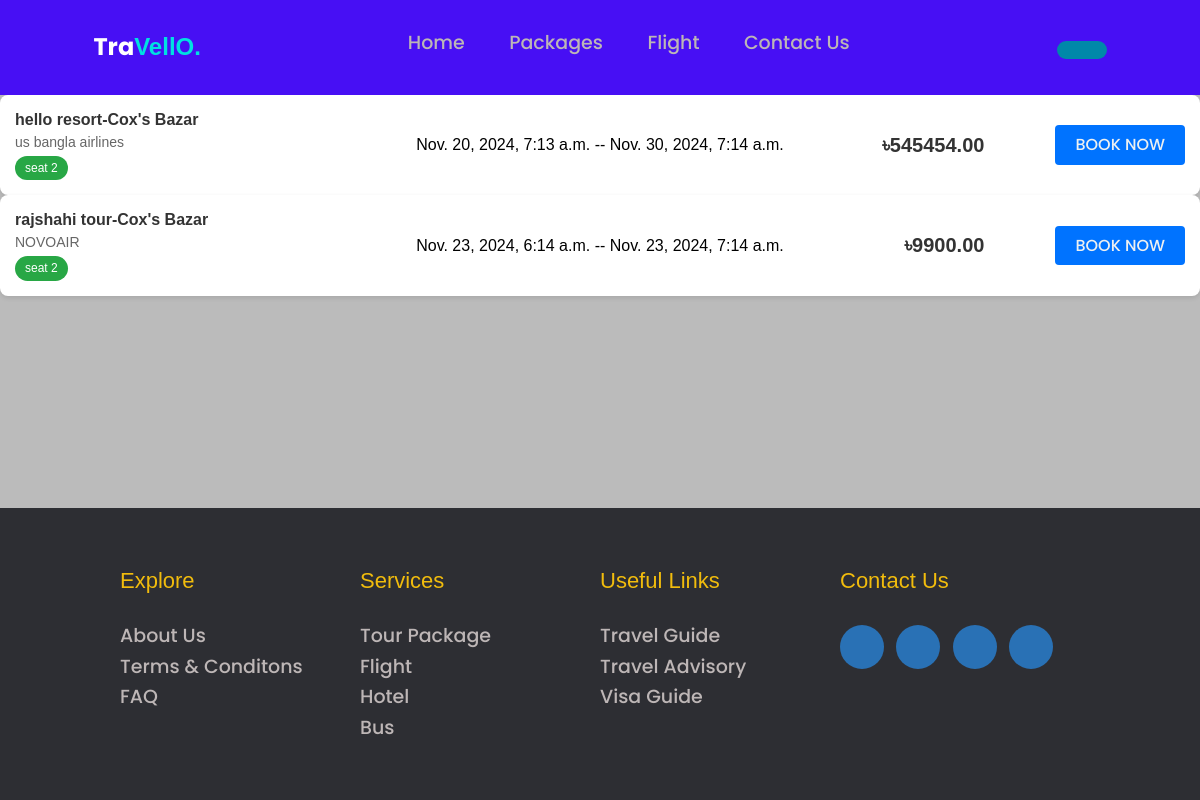
/flights/, run on an earlier commit of the app's database.
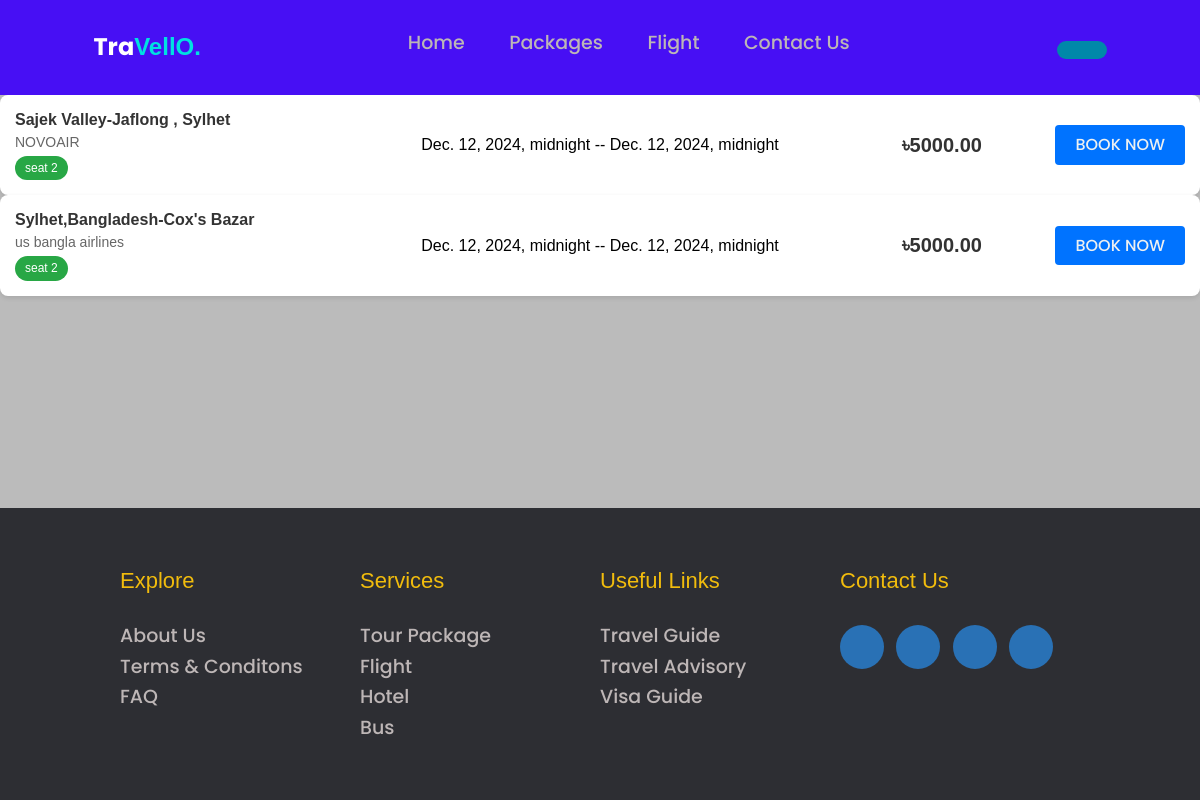
And on a later commit of the database.
### Tour/models.py (models this page shows, shortened)
class Flight(models.Model):
    customer = models.ForeignKey(User , on_delete=models.CASCADE)
    provider_name = models.CharField(max_length=100)
    departure_time = models.DateTimeField()
    arrival_time = models.DateTimeField()
    price = models.DecimalField(max_digits=10,decimal_places=2)
    flight_number = models.CharField(max_length=20,unique=True)
    departure_airport = models.ForeignKey(Destination, on_delete=models.CASCADE,related_name='departure_flight_set')
    arrival_airport = models.ForeignKey(Destination, on_delete=models.CASCADE,related_name='arrival_flight_set')
    seat_capacity = models.PositiveIntegerField()

class Destination(models.Model):
    name = models.CharField(max_length=100)
    def __str__(self):
        return self.name

### Tour/views.py (the view)
# urls.py: path('flights/',t_views.flights, name = "flights"),
def flights(request):
    flight= Flight.objects.all()
    context = {
        'flight': flight,
    }
    return render (request,template_name='tour/flights.html',context = context)

### template/tour/flights.html (shortened to what this page needs)
<!DOCTYPE html>
<html lang="en">
<head>
    {% load static %}
</head>
<body>
    <header>
        <a href="#" class="logo">Tra<span>VellO.</span></a>
        <nav>
            <ul class="nav__links">
                <li><a href="{% url 'home' %}">Home</a></li>
                <li><a href="{% url 'packages' %}">Packages</a></li>
                <li><a href="{% url 'flights' %}">Flight</a></li>
                <li><a href="#">Contact Us</a></li>
            </ul>
        </nav>
        <a href="{% url 'profile'%}" class="cta"><button>{{user.username}}</button></a>
    </header>
    {% for i in flight %}
    <div class="container flight-cards">
        <div class="flight-card">
            <div class="details">
                <div class="route">{{i.departure_airport}}-{{i.arrival_airport}}</div>
                <div class="timing">{{i.provider_name}}</div>
                <div><span class="badge">seat {{i.seat_capacity}}</span></div>
            </div>
            <div><span>{{i.departure_time}} -- {{i.arrival_time}}</span></div>
            <div class="price">
                <span>৳{{i.price}}</span>
            </div>
            <div class="action">
                <button><a href="{% url 'flight_details' i.id %}">BOOK NOW</a></button>
            </div>
        </div>
    </div>
    {% endfor %}
    <footer>
        <div class="footer-col">
            <h4>Explore</h4>
            <ul>
                <li><a href="#">About Us</a></li>
                <li><a href="#">Terms & Conditons</a></li>
                <li><a href="#">FAQ</a></li>
            </ul>
        </div>
        <div class="footer-col">
            <h4>Services</h4>
            <ul>
                <li><a href="#"> Tour Package</a></li>
                <li><a href="#">Flight</a></li>
                <li><a href="#">Hotel</a></li>
                <li><a href="#">Bus</a></li>
            </ul>
        </div>
        <div class="footer-col">
            <h4>Useful Links</h4>
            <ul>
                <li><a href="#">Travel Guide</a></li>
                <li><a href="#">Travel Advisory</a></li>
                <li><a href="#">Visa Guide</a></li>
            </ul>
        </div>
        <div class="footer-col">
            <h4>Contact Us</h4>
            <div class="links">
                <a href="#"></a>
                <a href="#"></a>
                <a href="#"></a>
                <a href="#"></a>
            </div>
        </div>
    </footer>
</body>
</html>

### template/tour/flights.html (style rules this page uses)
body { background: #e0e5ec; min-height: 100vh; }
.logo { font-size: 24px; font-weight: bold; color: white; }
.logo span { color: rgb(0, 225, 225); }
li, a, button { font-family: "Poppins", serif; font-weight: 500; font-size: 16px; color: #edf0f1; text-decoration: none; }
header { display: flex; position: relative; top: 0; width: 100%; justify-content: space-around; align-items: center; padding: 2em 0 2em 0; min-height: 0vh; background: #470FF4; }
.nav__links { list-style: none; }
.nav__links li { display: inline-block; padding: 0px 20px; }
.nav__links li a { transition: all 0.3s ease 0s; }
button { padding: 9px 25px; background-color: rgba(0, 136, 169, 1); border: none; border-radius: 50px; cursor: pointer; transition: all 0.3s ease 0s; }
.flight-card { display: flex; justify-content: space-between; align-items: center; background-color: #fff; padding: 15px; border-radius: 8px; box-shadow: 0 2px 5px rgba(0, 0, 0, 0.1); }
.flight-card .details { flex: 2; display: flex; flex-direction: column; gap: 5px; }
.flight-card .details .route { font-size: 16px; font-weight: 600; color: #333; }
.flight-card .details .timing { font-size: 14px; color: #666; }
.flight-card .details .badge { font-size: 12px; color: #fff; background-color: #28a745; padding: 5px 10px; border-radius: 50px; display: inline-block; }
.flight-card .price { flex: 1; text-align: right; font-size: 20px; font-weight: 600; color: #333; }
.flight-card .action { flex: 1; text-align: right; }
.flight-card .action button { padding: 10px 20px; background-color: #0073ff; color: #fff; border: none; border-radius: 4px; cursor: pointer; font-size: 14px; font-weight: 500; }
* { margin: 0; padding: 0; box-sizing: border-box; font-family: sans-serif; line-height: 1.2; }
body { display: flex; flex-direction: column; height: 100vh; background-color: #bbbbbb; }
footer { display: flex; flex-wrap: wrap; margin-top: auto; background-color: #2d2e33; padding: 60px 10%; }
ul { list-style: none; }
.footer-col { width: 25%; }
.footer-col h4 { position: relative; margin-bottom: 30px; font-weight: 400; font-size: 22px; color: #f1bc0d; }
.footer-col h4::before { content: ''; position: absolute; left: 0; bottom: -6px; height: 2px; width: 40px; }
ul li:not(:last-child) { margin-bottom: 8px; }
ul li a { display: block; font-size: 19px; text-transform: capitalize; color: #bdb6b6; text-decoration: none; transition: 0.4s; }
.links a { display: inline-block; height: 44px; width: 44px; color: white; background-color: rgba(40, 130, 214, 0.8); margin: 0 8px 8px 0; text-align: center; line-height: 44px; border-radius: 50%; transition: 0.4s; }

What changed in the data, as far as the page shows it:
removed Flight: departure_airport "hello resort", arrival_airport "Cox's Bazar", provider_name "us bangla airlines", seat_capacity "2", departure_time "Nov. 20, 2024, 7:13 a.m.", arrival_time "Nov. 30, 2024, 7:14 a.m.", price "545454.00"
removed Flight: departure_airport "rajshahi tour", arrival_airport "Cox's Bazar", provider_name "NOVOAIR", seat_capacity "2", departure_time "Nov. 23, 2024, 6:14 a.m.", arrival_time "Nov. 23, 2024, 7:14 a.m.", price "9900.00"
added Flight: departure_airport "Sajek Valley", arrival_airport "Jaflong , Sylhet", provider_name "NOVOAIR", seat_capacity "2", departure_time "Dec. 12, 2024, midnight", arrival_time "Dec. 12, 2024, midnight", price "5000.00"
added Flight: departure_airport "Sylhet,Bangladesh", arrival_airport "Cox's Bazar", provider_name "us bangla airlines", seat_capacity "2", departure_time "Dec. 12, 2024, midnight", arrival_time "Dec. 12, 2024, midnight", price "5000.00"
